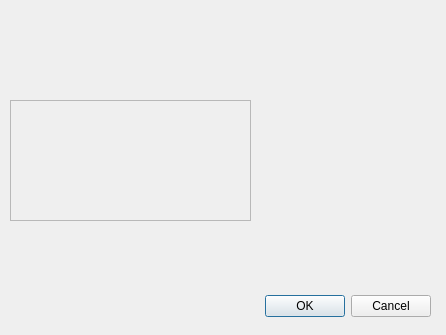
<?xml version="1.0" encoding="UTF-8"?>
<ui version="4.0">
 <class>DExamen</class>
 <widget class="QDialog" name="DExamen">
  <property name="geometry">
   <rect>
    <x>0</x>
    <y>0</y>
    <width>446</width>
    <height>335</height>
   </rect>
  </property>
  <property name="windowTitle">
   <string>Dialog</string>
  </property>
  <widget class="QDialogButtonBox" name="buttonBox">
   <property name="geometry">
    <rect>
     <x>90</x>
     <y>290</y>
     <width>341</width>
     <height>32</height>
    </rect>
   </property>
   <property name="orientation">
    <enum>Qt::Horizontal</enum>
   </property>
   <property name="standardButtons">
    <set>QDialogButtonBox::Cancel|QDialogButtonBox::Ok</set>
   </property>
  </widget>
  <widget class="QFrame" name="frameBolas">
   <property name="geometry">
    <rect>
     <x>10</x>
     <y>100</y>
     <width>241</width>
     <height>121</height>
    </rect>
   </property>
   <property name="frameShape">
    <enum>QFrame::StyledPanel</enum>
   </property>
   <property name="frameShadow">
    <enum>QFrame::Raised</enum>
   </property>
  </widget>
 </widget>
 <resources/>
 <connections>
  <connection>
   <sender>buttonBox</sender>
   <signal>accepted()</signal>
   <receiver>DExamen</receiver>
   <slot>accept()</slot>
   <hints>
    <hint type="sourcelabel">
     <x>248</x>
     <y>254</y>
    </hint>
    <hint type="destinationlabel">
     <x>157</x>
     <y>274</y>
    </hint>
   </hints>
  </connection>
  <connection>
   <sender>buttonBox</sender>
   <signal>rejected()</signal>
   <receiver>DExamen</receiver>
   <slot>reject()</slot>
   <hints>
    <hint type="sourcelabel">
     <x>316</x>
     <y>260</y>
    </hint>
    <hint type="destinationlabel">
     <x>286</x>
     <y>274</y>
    </hint>
   </hints>
  </connection>
 </connections>
</ui>
